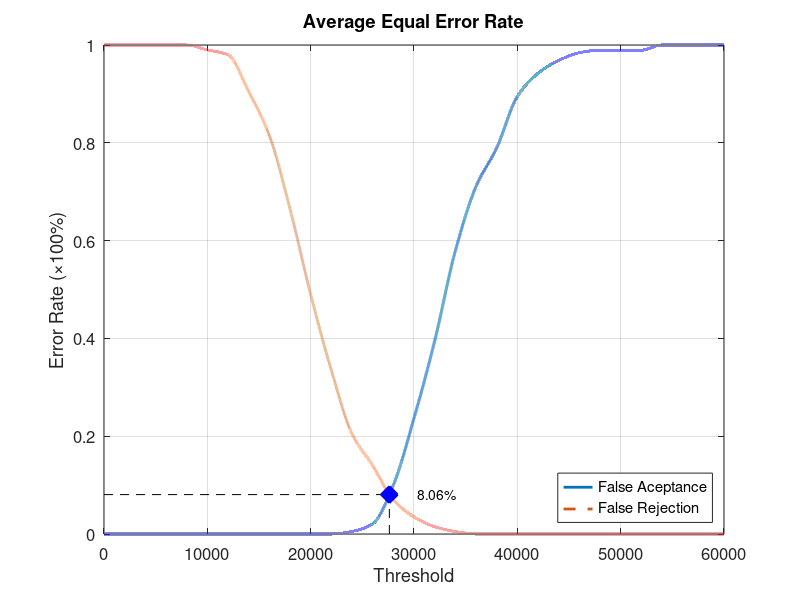
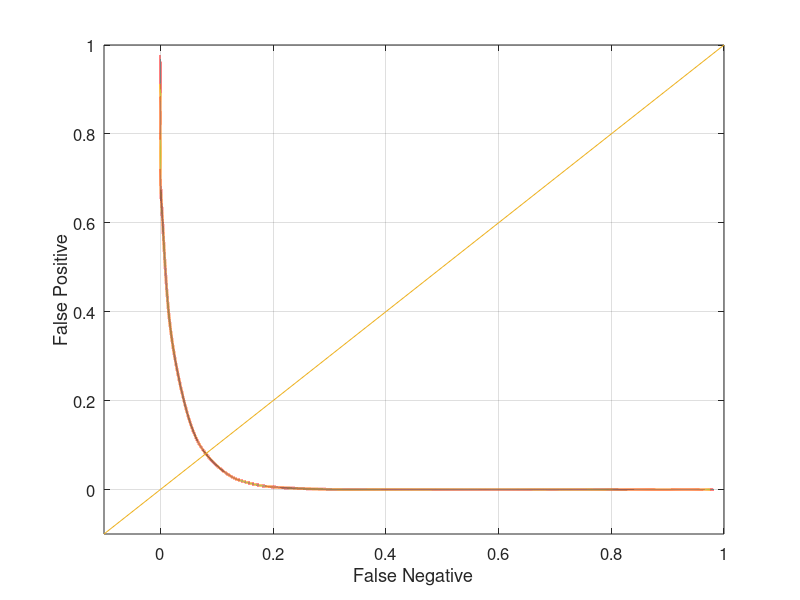

Source code (MATLAB) for these figures, in order:
function yEER = Database5_3
close all;
clear;
clc;
x = 0:2000:60000;
xq = 0:0.5:60000;

y0 = [0 0 0 0 0 0 0 0 0 0 0 0 0.00526316 0.0210526 0.1 0.236842 0.394737 0.578947 0.710526 0.789474 0.894737 0.942105 0.968421 0.984211 0.989474 0.989474 0.989474 1 1 1 1];
yy0 = interp1(x, y0, xq, 'pchip');
y1 = [1 1 1 1 1 0.99 0.98 0.905 0.815 0.665 0.49 0.335 0.205 0.14 0.07 0.035 0.015 0.005 0 0 0 0 0 0 0 0 0 0 0 0 0];
yy1 = interp1(x, y1, xq, 'pchip');

% Calculating EER: 
y2 = abs(y0 - y1);
find(y2 == min(y2))
yy2 = abs(yy0 - yy1);
xEER = find(yy2 == min(yy2));
xEERIndex = xq(xEER) % X-axis EER
yEER = yy0(xEER) % Y-axis EER

main = figure
plot(xq, yy0,'-','LineWidth', 2);	hold on
plot(xq, yy1,'--','LineWidth', 2);	hold on
plot([xEERIndex xEERIndex], [0 yEER], 'k--');	hold on
plot([0 xEERIndex], [yEER yEER], 'k--');	hold on
plot(xEERIndex, yEER, 'bx', 'LineWidth', 10);	hold on
text(xEERIndex + 10 * xEERIndex / 100, yEER, [num2str(round((10000 * yEER)) / 100) '%'])
legend('False Aceptance', 'False Rejection', 'Location', 'SouthEast')
xlabel('Threshold')
ylabel('Error Rate (\times100%)')
title('Average Equal Error Rate')
set(gca, 'FontSize', 12)
axis([0 60000 0 1])
grid on

print(main, 'Database5_3Main', '-dpng');
FNRxFPR = figure('Color', [1 1 1]);
plot(yy1, yy0, '-', yy1, yy0, 'LineWidth', 2);
hold on
y = -0.1:0.1:1
plot(y, y); 
set(gca, 'FontSize', 12)
xlabel('False Negative')
ylabel('False Positive')
axis([-0.1 1 -0.1 1])
set(gca, 'FontSize', 12)
grid on

print(FNRxFPR, 'Database5_3FNRxFPR','-dpng');
end
